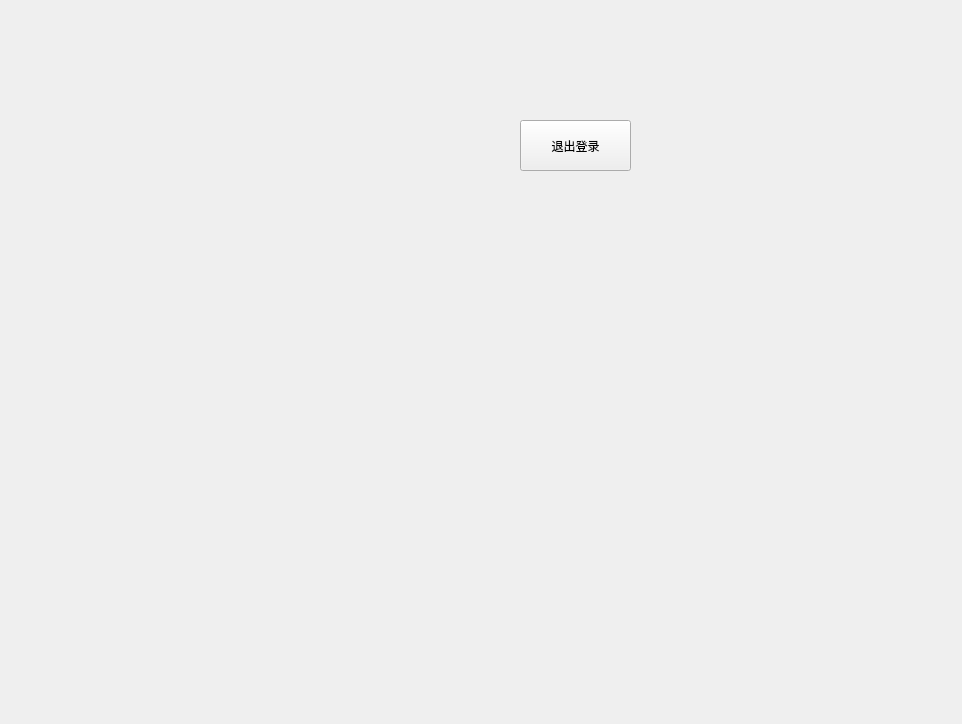
<?xml version="1.0" encoding="UTF-8"?>
<ui version="4.0">
 <class>SuccessLogin</class>
 <widget class="QWidget" name="SuccessLogin">
  <property name="geometry">
   <rect>
    <x>0</x>
    <y>0</y>
    <width>962</width>
    <height>724</height>
   </rect>
  </property>
  <property name="windowTitle">
   <string>Form</string>
  </property>
  <widget class="QPushButton" name="pushButton_logout">
   <property name="geometry">
    <rect>
     <x>520</x>
     <y>120</y>
     <width>111</width>
     <height>51</height>
    </rect>
   </property>
   <property name="text">
    <string>退出登录</string>
   </property>
  </widget>
 </widget>
 <resources/>
 <connections/>
</ui>
